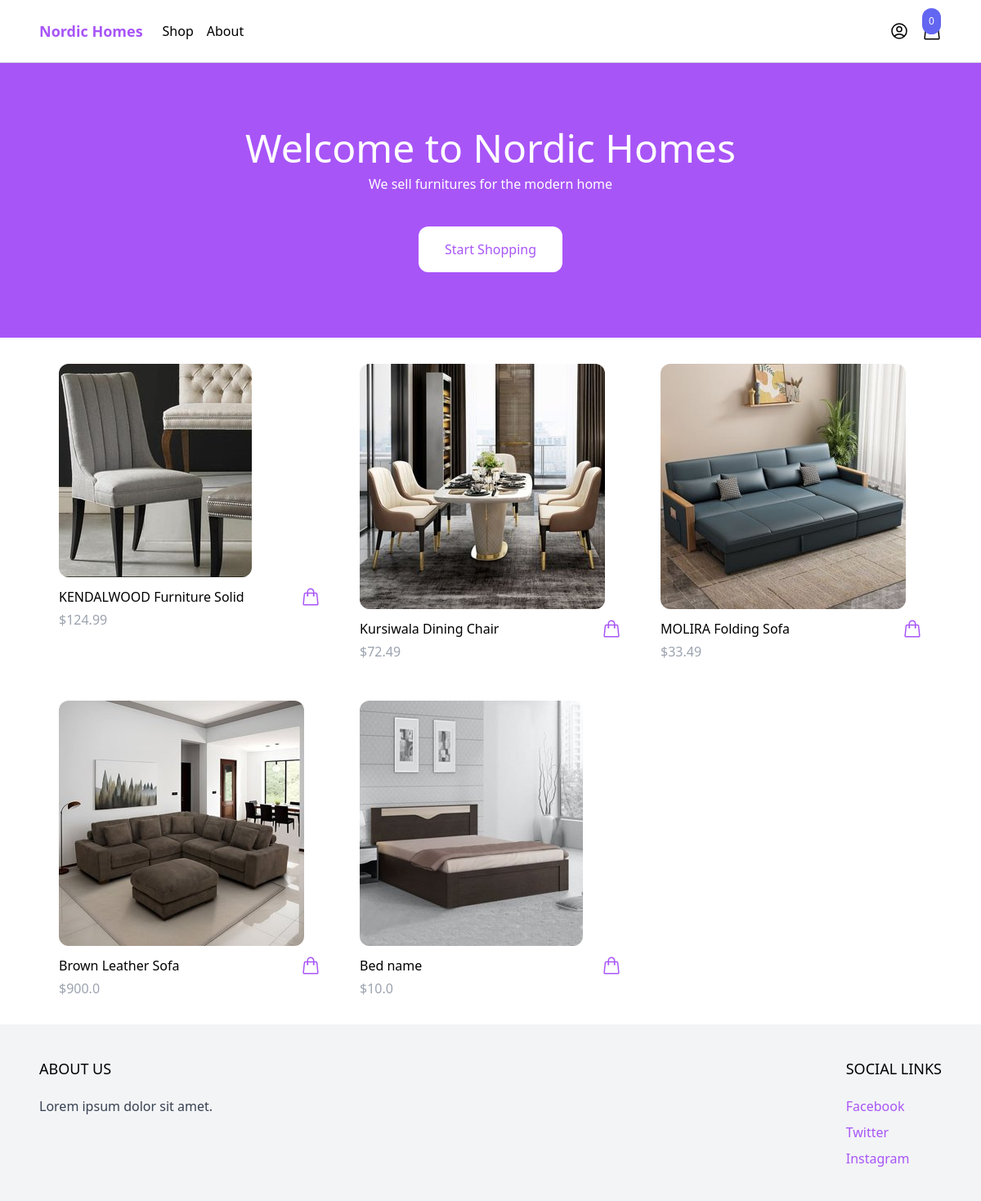
The page / on the database its author committed.
### products/models.py (models this page shows, shortened)
class Product(models.Model):
    category = models.ForeignKey(Category, related_name='products', on_delete=models.CASCADE)
    name = models.CharField(max_length=255)
    slug = models.SlugField()
    description  = models.TextField(blank=True, null=True)
    price = models.IntegerField()
    created_at = models.DateTimeField(auto_now_add=True)
    image = models.ImageField(upload_to='uploads/', blank=True, null=True)
    thumbnail = models.ImageField(upload_to='uploads/', blank=True, null=True)
    class Meta:
        ordering = ('-created_at',)
    def get_display_price(self):
        return self.price / 100
    def get_thumbnail(self):
        if self.thumbnail:
            return self.thumbnail.url

### core/views.py (the view)
# urls.py: path('', frontpage, name='frontpage'),
def frontpage(request):
    products = Product.objects.all()[0:8]
    return render(request, 'core/frontpage.html', {'products': products})

### cart/cart.py (called while the page is built)
    def __len__(self):
        return sum(item['quantity'] for item in self.cart.values())

### cart/context_processors.py (called while the page is built)
def cart(request):
    return{'cart': Cart(request)}

### core/templates/core/frontpage.html (shortened to what this page needs)
{% extends 'core/base.html' %}
{% block content %}
<header class="px-6 py-10 lg:py-20 bg-purple-500">
    <div class="max-w-3xl mx-auto text-center">
        <p class="mb-2 text-3xl lg:text-5xl text-white">Welcome to Nordic Homes</p>
        <p class="mb-10 text-white">We sell furnitures for the modern home</p>
        <a href="#" class="inline-block px-8 py-4 rounded-xl bg-white text-purple-500 hover:bg-gray-200">Start
            Shopping</a>
    </div>
</header>
<div class="max-w-6xl mx-auto py-2 px-6 xl:px-0">
    <div class="products flex items-centre flex-wrap">
        {% for product in products %}
            {% include 'product/partials/product_list_item.html' %}
        {% endfor %}
    </div>
</div>
{% endblock content %}

### products/templates/product/partials/product_list_item.html (shortened to what this page needs)
<div class="w-full md:w-1/3 xl:w-1/4 p-6">
    <a href="{% url 'product' product.slug %}">
        <img src="{{ product.get_thumbnail }}"
            class="rounded-xl hover:shadow-lg" alt="">
    </a>
    <div class="pt-3 flex items-center justify-between">
        <a href="{% url 'product' product.slug %}">{{ product.name }}</a>
        <a
            href="#"
            hx-get="{% url 'add_to_cart' product.id %}"
            hx-target="#menu-cart-button"
            hx-swap="outerHTMl"
            class="text-purple-500 hover:text-purpal-500"
        >
        </a>
    </div>
    <p class="pt-1 text-gray-400">${{ product.get_display_price }}</p>
</div>

### rows shown on the page
Product: get_thumbnail (picture), name "KENDALWOOD Furniture Solid", get_display_price "124.99"
Product: get_thumbnail (picture), name "Kursiwala Dining Chair", get_display_price "72.49"
Product: get_thumbnail (picture), name "MOLIRA Folding Sofa", get_display_price "33.49"
Product: get_thumbnail (picture), name "Brown Leather Sofa", get_display_price "900.0"
Product: get_thumbnail (picture), name "Bed name", get_display_price "10.0"

### other values the page prints
{{ cart|length }} "0"
